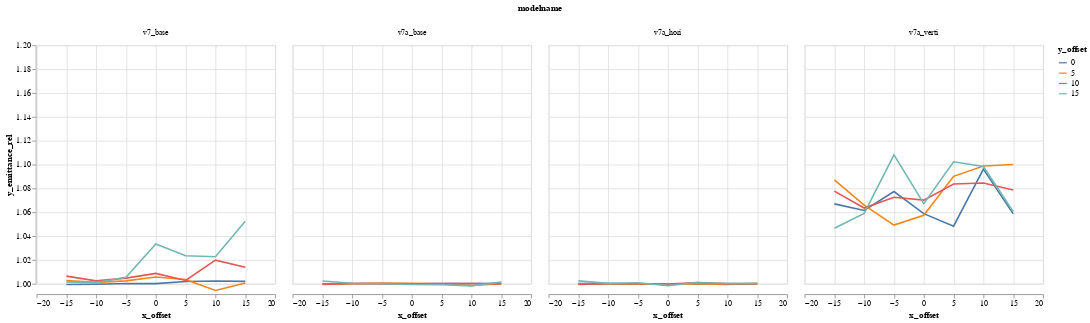

Source (notebook cell):
### Code cell
alt.Chart(DATA).mark_line().encode(
    column="modelname",
    color='y_offset:N',
    x='x_offset',
    #y='y_emittance_rel',
    y=alt.Y("y_emittance_rel", scale=alt.Scale(domain=(1,1.2), zero=False))
)

### Figure 1 — Vega-Lite specification as saved in the notebook (floating-point values rounded to 4 significant figures)
{"$schema": "https://vega.github.io/schema/vega-lite/v1.2.1.json", "data": {"values": [{"Unnamed: 0": 0, "losses": 0, "modelname": "v7a_base", "relbeta": 0.002308, "sourceID": 16777222, "sourceName": "x_-15_y_0", "x_emittance": 1.7, "x_emittance_rel": 1.049, "x_norm_emittance": 0.003924, "x_offset": -15, "y_emittance": 1.572, "y_emittance_rel": 1.0, "y_norm_emittance": 0.00363, "y_offset": 0}, {"Unnamed: 0": 1, "losses": 0, "modelname": "v7a_base", "relbeta": 0.002308, "sourceID": 16777229, "sourceName": "x_-15_y_5", "x_emittance": 1.665, "x_emittance_rel": 1.045, "x_norm_emittance": 0.003843, "x_offset": -15, "y_emittance": 1.593, "y_emittance_rel": 0.9997, "y_norm_emittance": 0.003678, "y_offset": 5}, {"Unnamed: 0": 2, "losses": 0, "modelname": "v7a_base", "relbeta": 0.002308, "sourceID": 16777236, "sourceName": "x_-15_y_10", "x_emittance": 1.687, "x_emittance_rel": 1.043, "x_norm_emittance": 0.003895, "x_offset": -15, "y_emittance": 1.596, "y_emittance_rel": 0.9994, "y_norm_emittance": 0.003684, "y_offset": 10}, {"Unnamed: 0": 3, "losses": 0, "modelname": "v7a_base", "relbeta": 0.002308, "sourceID": 16777243, "sourceName": "x_-15_y_15", "x_emittance": 1.763, "x_emittance_rel": 1.055, "x_norm_emittance": 0.004069, "x_offset": -15, "y_emittance": 1.666, "y_emittance_rel": 1.002, "y_norm_emittance": 0.003846, "y_offset": 15}, {"Unnamed: 0": 4, "losses": 0, "modelname": "v7a_base", "relbeta": 0.002308, "sourceID": 16777220, "sourceName": "x_-10_y_0", "x_emittance": 1.596, "x_emittance_rel": 1.003, "x_norm_emittance": 0.003685, "x_offset": -10, "y_emittance": 1.553, "y_emittance_rel": 1.0, "y_norm_emittance": 0.003585, "y_offset": 0}, {"Unnamed: 0": 5, "losses": 0, "modelname": "v7a_base", "relbeta": 0.002308, "sourceID": 16777227, "sourceName": "x_-10_y_5", "x_emittance": 1.609, "x_emittance_rel": 0.9975, "x_norm_emittance": 0.003714, "x_offset": -10, "y_emittance": 1.58, "y_emittance_rel": 1.0, "y_norm_emittance": 0.003648, "y_offset": 5}, {"Unnamed: 0": 6, "losses": 0, "modelname": "v7a_base", "relbeta": 0.002308, "sourceID": 16777234, "sourceName": "x_-10_y_10", "x_emittance": 1.488, "x_emittance_rel": 1.001, "x_norm_emittance": 0.003435, "x_offset": -10, "y_emittance": 1.666, "y_emittance_rel": 1.0, "y_norm_emittance": 0.003845, "y_offset": 10}, {"Unnamed: 0": 7, "losses": 0, "modelname": "v7a_base", "relbeta": 0.002308, "sourceID": 16777241, "sourceName": "x_-10_y_15", "x_emittance": 1.459, "x_emittance_rel": 1.006, "x_norm_emittance": 0.003369, "x_offset": -10, "y_emittance": 1.635, "y_emittance_rel": 1.0, "y_norm_emittance": 0.003774, "y_offset": 15}, {"Unnamed: 0": 8, "losses": 0, "modelname": "v7a_base", "relbeta": 0.002308, "sourceID": 16777218, "sourceName": "x_-5_y_0", "x_emittance": 1.678, "x_emittance_rel": 1.001, "x_norm_emittance": 0.003873, "x_offset": -5, "y_emittance": 1.718, "y_emittance_rel": 1.0, "y_norm_emittance": 0.003965, "y_offset": 0}, {"Unnamed: 0": 9, "losses": 0, "modelname": "v7a_base", "relbeta": 0.002308, "sourceID": 16777225, "sourceName": "x_-5_y_5", "x_emittance": 1.522, "x_emittance_rel": 0.9991, "x_norm_emittance": 0.003514, "x_offset": -5, "y_emittance": 1.626, "y_emittance_rel": 1.0, "y_norm_emittance": 0.003754, "y_offset": 5}, {"Unnamed: 0": 10, "losses": 0, "modelname": "v7a_base", "relbeta": 0.002308, "sourceID": 16777232, "sourceName": "x_-5_y_10", "x_emittance": 1.513, "x_emittance_rel": 1.001, "x_norm_emittance": 0.003492, "x_offset": -5, "y_emittance": 1.546, "y_emittance_rel": 1.0, "y_norm_emittance": 0.003569, "y_offset": 10}, {"Unnamed: 0": 11, "losses": 0, "modelname": "v7a_base", "relbeta": 0.002308, "sourceID": 16777239, "sourceName": "x_-5_y_15", "x_emittance": 1.694, "x_emittance_rel": 1.001, "x_norm_emittance": 0.003911, "x_offset": -5, "y_emittance": 1.505, "y_emittance_rel": 1.0, "y_norm_emittance": 0.003474, "y_offset": 15}, {"Unnamed: 0": 12, "losses": 0, "modelname": "v7a_base", "relbeta": 0.002308, "sourceID": 16777216, "sourceName": "x_0_y_0", "x_emittance": 1.542, "x_emittance_rel": 1.001, "x_norm_emittance": 0.00356, "x_offset": 0, "y_emittance": 1.537, "y_emittance_rel": 1.0, "y_norm_emittance": 0.003547, "y_offset": 0}, {"Unnamed: 0": 13, "losses": 0, "modelname": "v7a_base", "relbeta": 0.002308, "sourceID": 16777223, "sourceName": "x_0_y_5", "x_emittance": 1.54, "x_emittance_rel": 0.9997, "x_norm_emittance": 0.003555, "x_offset": 0, "y_emittance": 1.536, "y_emittance_rel": 1.0, "y_norm_emittance": 0.003545, "y_offset": 5}, {"Unnamed: 0": 14, "losses": 0, "modelname": "v7a_base", "relbeta": 0.002308, "sourceID": 16777230, "sourceName": "x_0_y_10", "x_emittance": 1.413, "x_emittance_rel": 1.007, "x_norm_emittance": 0.003262, "x_offset": 0, "y_emittance": 1.475, "y_emittance_rel": 1.0, "y_norm_emittance": 0.003406, "y_offset": 10}, {"Unnamed: 0": 15, "losses": 0, "modelname": "v7a_base", "relbeta": 0.002308, "sourceID": 16777237, "sourceName": "x_0_y_15", "x_emittance": 1.769, "x_emittance_rel": 1.001, "x_norm_emittance": 0.004084, "x_offset": 0, "y_emittance": 1.612, "y_emittance_rel": 0.9995, "y_norm_emittance": 0.00372, "y_offset": 15}, {"Unnamed: 0": 16, "losses": 0, "modelname": "v7a_base", "relbeta": 0.002308, "sourceID": 16777217, "sourceName": "x_5_y_0", "x_emittance": 1.557, "x_emittance_rel": 1.005, "x_norm_emittance": 0.003594, "x_offset": 5, "y_emittance": 1.675, "y_emittance_rel": 1.0, "y_norm_emittance": 0.003866, "y_offset": 0}, {"Unnamed: 0": 17, "losses": 0, "modelname": "v7a_base", "relbeta": 0.002308, "sourceID": 16777224, "sourceName": "x_5_y_5", "x_emittance": 1.61, "x_emittance_rel": 1.005, "x_norm_emittance": 0.003717, "x_offset": 5, "y_emittance": 1.474, "y_emittance_rel": 1.0, "y_norm_emittance": 0.003402, "y_offset": 5}, {"Unnamed: 0": 18, "losses": 0, "modelname": "v7a_base", "relbeta": 0.002308, "sourceID": 16777231, "sourceName": "x_5_y_10", "x_emittance": 1.495, "x_emittance_rel": 1.022, "x_norm_emittance": 0.003451, "x_offset": 5, "y_emittance": 1.594, "y_emittance_rel": 1.0, "y_norm_emittance": 0.00368, "y_offset": 10}, {"Unnamed: 0": 19, "losses": 0, "modelname": "v7a_base", "relbeta": 0.002308, "sourceID": 16777238, "sourceName": "x_5_y_15", "x_emittance": 1.619, "x_emittance_rel": 1.013, "x_norm_emittance": 0.003738, "x_offset": 5, "y_emittance": 1.573, "y_emittance_rel": 0.9993, "y_norm_emittance": 0.003631, "y_offset": 15}, {"Unnamed: 0": 20, "losses": 0, "modelname": "v7a_base", "relbeta": 0.002308, "sourceID": 16777219, "sourceName": "x_10_y_0", "x_emittance": 1.569, "x_emittance_rel": 1.033, "x_norm_emittance": 0.003621, "x_offset": 10, "y_emittance": 1.6, "y_emittance_rel": 1.0, "y_norm_emittance": 0.003693, "y_offset": 0}, {"Unnamed: 0": 21, "losses": 0, "modelname": "v7a_base", "relbeta": 0.002308, "sourceID": 16777226, "sourceName": "x_10_y_5", "x_emittance": 1.474, "x_emittance_rel": 1.018, "x_norm_emittance": 0.003402, "x_offset": 10, "y_emittance": 1.504, "y_emittance_rel": 0.9985, "y_norm_emittance": 0.003473, "y_offset": 5}, {"Unnamed: 0": 22, "losses": 0, "modelname": "v7a_base", "relbeta": 0.002308, "sourceID": 16777233, "sourceName": "x_10_y_10", "x_emittance": 1.799, "x_emittance_rel": 1.032, "x_norm_emittance": 0.004153, "x_offset": 10, "y_emittance": 1.613, "y_emittance_rel": 1.0, "y_norm_emittance": 0.003724, "y_offset": 10}, {"Unnamed: 0": 23, "losses": 0, "modelname": "v7a_base", "relbeta": 0.002308, "sourceID": 16777240, "sourceName": "x_10_y_15", "x_emittance": 1.613, "x_emittance_rel": 1.025, "x_norm_emittance": 0.003723, "x_offset": 10, "y_emittance": 1.509, "y_emittance_rel": 0.9983, "y_norm_emittance": 0.003483, "y_offset": 15}, {"Unnamed: 0": 24, "losses": 0, "modelname": "v7a_base", "relbeta": 0.002308, "sourceID": 16777221, "sourceName": "x_15_y_0", "x_emittance": 1.821, "x_emittance_rel": 1.215, "x_norm_emittance": 0.004204, "x_offset": 15, "y_emittance": 1.579, "y_emittance_rel": 1.0, "y_norm_emittance": 0.003645, "y_offset": 0}, {"Unnamed: 0": 25, "losses": 1, "modelname": "v7a_base", "relbeta": 0.002308, "sourceID": 16777228, "sourceName": "x_15_y_5", "x_emittance": 1.792, "x_emittance_rel": 1.14, "x_norm_emittance": 0.004138, "x_offset": 15, "y_emittance": 1.486, "y_emittance_rel": 1.0, "y_norm_emittance": 0.00343, "y_offset": 5}, {"Unnamed: 0": 26, "losses": 0, "modelname": "v7a_base", "relbeta": 0.002308, "sourceID": 16777235, "sourceName": "x_15_y_10", "x_emittance": 1.781, "x_emittance_rel": 1.098, "x_norm_emittance": 0.004112, "x_offset": 15, "y_emittance": 1.615, "y_emittance_rel": 0.9998, "y_norm_emittance": 0.003729, "y_offset": 10}, {"Unnamed: 0": 27, "losses": 0, "modelname": "v7a_base", "relbeta": 0.002308, "sourceID": 16777242, "sourceName": "x_15_y_15", "x_emittance": 1.641, "x_emittance_rel": 1.083, "x_norm_emittance": 0.003789, "x_offset": 15, "y_emittance": 1.59, "y_emittance_rel": 1.001, "y_norm_emittance": 0.00367, "y_offset": 15}, {"Unnamed: 0": 0, "losses": 0, "modelname": "v7a_hori", "relbeta": 0.002308, "sourceID": 16777222, "sourceName": "x_-15_y_0", "x_emittance": 1.691, "x_emittance_rel": 1.043, "x_norm_emittance": 0.003903, "x_offset": -15, "y_emittance": 1.572, "y_emittance_rel": 1.0, "y_norm_emittance": 0.00363, "y_offset": 0}, {"Unnamed: 0": 1, "losses": 0, "modelname": "v7a_hori", "relbeta": 0.002308, "sourceID": 16777229, "sourceName": "x_-15_y_5", "x_emittance": 1.655, "x_emittance_rel": 1.039, "x_norm_emittance": 0.00382, "x_offset": -15, "y_emittance": 1.593, "y_emittance_rel": 0.9998, "y_norm_emittance": 0.003678, "y_offset": 5}, {"Unnamed: 0": 2, "losses": 0, "modelname": "v7a_hori", "relbeta": 0.002308, "sourceID": 16777236, "sourceName": "x_-15_y_10", "x_emittance": 1.678, "x_emittance_rel": 1.038, "x_norm_emittance": 0.003873, "x_offset": -15, "y_emittance": 1.596, "y_emittance_rel": 0.9995, "y_norm_emittance": 0.003684, "y_offset": 10}, {"Unnamed: 0": 3, "losses": 0, "modelname": "v7a_hori", "relbeta": 0.002308, "sourceID": 16777243, "sourceName": "x_-15_y_15", "x_emittance": 1.752, "x_emittance_rel": 1.048, "x_norm_emittance": 0.004044, "x_offset": -15, "y_emittance": 1.666, "y_emittance_rel": 1.002, "y_norm_emittance": 0.003846, "y_offset": 15}, {"Unnamed: 0": 4, "losses": 0, "modelname": "v7a_hori", "relbeta": 0.002308, "sourceID": 16777220, "sourceName": "x_-10_y_0", "x_emittance": 1.596, "x_emittance_rel": 1.002, "x_norm_emittance": 0.003683, "x_offset": -10, "y_emittance": 1.553, "y_emittance_rel": 1.0, "y_norm_emittance": 0.003585, "y_offset": 0}, {"Unnamed: 0": 5, "losses": 0, "modelname": "v7a_hori", "relbeta": 0.002308, "sourceID": 16777227, "sourceName": "x_-10_y_5", "x_emittance": 1.609, "x_emittance_rel": 0.9974, "x_norm_emittance": 0.003714, "x_offset": -10, "y_emittance": 1.58, "y_emittance_rel": 1.0, "y_norm_emittance": 0.003647, "y_offset": 5}, {"Unnamed: 0": 6, "losses": 0, "modelname": "v7a_hori", "relbeta": 0.002308, "sourceID": 16777234, "sourceName": "x_-10_y_10", "x_emittance": 1.487, "x_emittance_rel": 1.0, "x_norm_emittance": 0.003433, "x_offset": -10, "y_emittance": 1.665, "y_emittance_rel": 1.0, "y_norm_emittance": 0.003844, "y_offset": 10}, {"Unnamed: 0": 7, "losses": 0, "modelname": "v7a_hori", "relbeta": 0.002308, "sourceID": 16777241, "sourceName": "x_-10_y_15", "x_emittance": 1.458, "x_emittance_rel": 1.006, "x_norm_emittance": 0.003367, "x_offset": -10, "y_emittance": 1.635, "y_emittance_rel": 1.0, "y_norm_emittance": 0.003774, "y_offset": 15}, {"Unnamed: 0": 8, "losses": 0, "modelname": "v7a_hori", "relbeta": 0.002308, "sourceID": 16777218, "sourceName": "x_-5_y_0", "x_emittance": 1.678, "x_emittance_rel": 1.001, "x_norm_emittance": 0.003873, "x_offset": -5, "y_emittance": 1.718, "y_emittance_rel": 1.0, "y_norm_emittance": 0.003965, "y_offset": 0}, {"Unnamed: 0": 9, "losses": 0, "modelname": "v7a_hori", "relbeta": 0.002308, "sourceID": 16777225, "sourceName": "x_-5_y_5", "x_emittance": 1.522, "x_emittance_rel": 0.9991, "x_norm_emittance": 0.003514, "x_offset": -5, "y_emittance": 1.626, "y_emittance_rel": 1.0, "y_norm_emittance": 0.003753, "y_offset": 5}, {"Unnamed: 0": 10, "losses": 0, "modelname": "v7a_hori", "relbeta": 0.002308, "sourceID": 16777232, "sourceName": "x_-5_y_10", "x_emittance": 1.512, "x_emittance_rel": 1.0, "x_norm_emittance": 0.00349, "x_offset": -5, "y_emittance": 1.545, "y_emittance_rel": 1.0, "y_norm_emittance": 0.003568, "y_offset": 10}, {"Unnamed: 0": 11, "losses": 0, "modelname": "v7a_hori", "relbeta": 0.002308, "sourceID": 16777239, "sourceName": "x_-5_y_15", "x_emittance": 1.693, "x_emittance_rel": 1.001, "x_norm_emittance": 0.003908, "x_offset": -5, "y_emittance": 1.506, "y_emittance_rel": 1.001, "y_norm_emittance": 0.003477, "y_offset": 15}, {"Unnamed: 0": 12, "losses": 0, "modelname": "v7a_hori", "relbeta": 0.002308, "sourceID": 16777216, "sourceName": "x_0_y_0", "x_emittance": 1.542, "x_emittance_rel": 1.001, "x_norm_emittance": 0.00356, "x_offset": 0, "y_emittance": 1.537, "y_emittance_rel": 1.0, "y_norm_emittance": 0.003547, "y_offset": 0}, {"Unnamed: 0": 13, "losses": 0, "modelname": "v7a_hori", "relbeta": 0.002308, "sourceID": 16777223, "sourceName": "x_0_y_5", "x_emittance": 1.54, "x_emittance_rel": 0.9999, "x_norm_emittance": 0.003556, "x_offset": 0, "y_emittance": 1.535, "y_emittance_rel": 1.0, "y_norm_emittance": 0.003543, "y_offset": 5}, {"Unnamed: 0": 14, "losses": 0, "modelname": "v7a_hori", "relbeta": 0.002308, "sourceID": 16777230, "sourceName": "x_0_y_10", "x_emittance": 1.414, "x_emittance_rel": 1.008, "x_norm_emittance": 0.003264, "x_offset": 0, "y_emittance": 1.475, "y_emittance_rel": 0.9999, "y_norm_emittance": 0.003405, "y_offset": 10}, {"Unnamed: 0": 15, "losses": 0, "modelname": "v7a_hori", "relbeta": 0.002308, "sourceID": 16777237, "sourceName": "x_0_y_15", "x_emittance": 1.768, "x_emittance_rel": 0.9997, "x_norm_emittance": 0.004081, "x_offset": 0, "y_emittance": 1.61, "y_emittance_rel": 0.9985, "y_norm_emittance": 0.003717, "y_offset": 15}, {"Unnamed: 0": 16, "losses": 0, "modelname": "v7a_hori", "relbeta": 0.002308, "sourceID": 16777217, "sourceName": "x_5_y_0", "x_emittance": 1.556, "x_emittance_rel": 1.004, "x_norm_emittance": 0.003593, "x_offset": 5, "y_emittance": 1.674, "y_emittance_rel": 1.0, "y_norm_emittance": 0.003865, "y_offset": 0}, {"Unnamed: 0": 17, "losses": 0, "modelname": "v7a_hori", "relbeta": 0.002308, "sourceID": 16777224, "sourceName": "x_5_y_5", "x_emittance": 1.609, "x_emittance_rel": 1.005, "x_norm_emittance": 0.003715, "x_offset": 5, "y_emittance": 1.474, "y_emittance_rel": 1.0, "y_norm_emittance": 0.003402, "y_offset": 5}, {"Unnamed: 0": 18, "losses": 0, "modelname": "v7a_hori", "relbeta": 0.002308, "sourceID": 16777231, "sourceName": "x_5_y_10", "x_emittance": 1.492, "x_emittance_rel": 1.02, "x_norm_emittance": 0.003445, "x_offset": 5, "y_emittance": 1.595, "y_emittance_rel": 1.001, "y_norm_emittance": 0.003683, "y_offset": 10}, {"Unnamed: 0": 19, "losses": 0, "modelname": "v7a_hori", "relbeta": 0.002308, "sourceID": 16777238, "sourceName": "x_5_y_15", "x_emittance": 1.619, "x_emittance_rel": 1.013, "x_norm_emittance": 0.003738, "x_offset": 5, "y_emittance": 1.576, "y_emittance_rel": 1.001, "y_norm_emittance": 0.003638, "y_offset": 15}, {"Unnamed: 0": 20, "losses": 0, "modelname": "v7a_hori", "relbeta": 0.002308, "sourceID": 16777219, "sourceName": "x_10_y_0", "x_emittance": 1.567, "x_emittance_rel": 1.031, "x_norm_emittance": 0.003616, "x_offset": 10, "y_emittance": 1.599, "y_emittance_rel": 1.0, "y_norm_emittance": 0.003692, "y_offset": 0}, {"Unnamed: 0": 21, "losses": 0, "modelname": "v7a_hori", "relbeta": 0.002308, "sourceID": 16777226, "sourceName": "x_10_y_5", "x_emittance": 1.472, "x_emittance_rel": 1.017, "x_norm_emittance": 0.003399, "x_offset": 10, "y_emittance": 1.506, "y_emittance_rel": 0.9994, "y_norm_emittance": 0.003476, "y_offset": 5}, {"Unnamed: 0": 22, "losses": 0, "modelname": "v7a_hori", "relbeta": 0.002308, "sourceID": 16777233, "sourceName": "x_10_y_10", "x_emittance": 1.793, "x_emittance_rel": 1.029, "x_norm_emittance": 0.004139, "x_offset": 10, "y_emittance": 1.613, "y_emittance_rel": 1.0, "y_norm_emittance": 0.003722, "y_offset": 10}, {"Unnamed: 0": 23, "losses": 0, "modelname": "v7a_hori", "relbeta": 0.002308, "sourceID": 16777240, "sourceName": "x_10_y_15", "x_emittance": 1.61, "x_emittance_rel": 1.024, "x_norm_emittance": 0.003717, "x_offset": 10, "y_emittance": 1.512, "y_emittance_rel": 1.0, "y_norm_emittance": 0.00349, "y_offset": 15}, {"Unnamed: 0": 24, "losses": 0, "modelname": "v7a_hori", "relbeta": 0.002308, "sourceID": 16777221, "sourceName": "x_15_y_0", "x_emittance": 1.822, "x_emittance_rel": 1.216, "x_norm_emittance": 0.004206, "x_offset": 15, "y_emittance": 1.579, "y_emittance_rel": 1.0, "y_norm_emittance": 0.003644, "y_offset": 0}, {"Unnamed: 0": 25, "losses": 1, "modelname": "v7a_hori", "relbeta": 0.002308, "sourceID": 16777228, "sourceName": "x_15_y_5", "x_emittance": 1.79, "x_emittance_rel": 1.139, "x_norm_emittance": 0.004133, "x_offset": 15, "y_emittance": 1.486, "y_emittance_rel": 1.001, "y_norm_emittance": 0.003431, "y_offset": 5}, {"Unnamed: 0": 26, "losses": 0, "modelname": "v7a_hori", "relbeta": 0.002308, "sourceID": 16777235, "sourceName": "x_15_y_10", "x_emittance": 1.778, "x_emittance_rel": 1.096, "x_norm_emittance": 0.004105, "x_offset": 15, "y_emittance": 1.615, "y_emittance_rel": 0.9997, "y_norm_emittance": 0.003729, "y_offset": 10}, {"Unnamed: 0": 27, "losses": 0, "modelname": "v7a_hori", "relbeta": 0.002308, "sourceID": 16777242, "sourceName": "x_15_y_15", "x_emittance": 1.635, "x_emittance_rel": 1.08, "x_norm_emittance": 0.003775, "x_offset": 15, "y_emittance": 1.588, "y_emittance_rel": 1.0, "y_norm_emittance": 0.003666, "y_offset": 15}, {"Unnamed: 0": 0, "losses": 0, "modelname": "v7a_verti", "relbeta": 0.002308, "sourceID": 16777222, "sourceName": "x_-15_y_0", "x_emittance": 1.766, "x_emittance_rel": 1.089, "x_norm_emittance": 0.004076, "x_offset": -15, "y_emittance": 1.678, "y_emittance_rel": 1.067, "y_norm_emittance": 0.003873, "y_offset": 0}, {"Unnamed: 0": 1, "losses": 0, "modelname": "v7a_verti", "relbeta": 0.002308, "sourceID": 16777229, "sourceName": "x_-15_y_5", "x_emittance": 1.752, "x_emittance_rel": 1.1, "x_norm_emittance": 0.004044, "x_offset": -15, "y_emittance": 1.733, "y_emittance_rel": 1.087, "y_norm_emittance": 0.004, "y_offset": 5}, {"Unnamed: 0": 2, "losses": 0, "modelname": "v7a_verti", "relbeta": 0.002308, "sourceID": 16777236, "sourceName": "x_-15_y_10", "x_emittance": 1.771, "x_emittance_rel": 1.095, "x_norm_emittance": 0.004087, "x_offset": -15, "y_emittance": 1.721, "y_emittance_rel": 1.078, "y_norm_emittance": 0.003972, "y_offset": 10}, {"Unnamed: 0": 3, "losses": 0, "modelname": "v7a_verti", "relbeta": 0.002308, "sourceID": 16777243, "sourceName": "x_-15_y_15", "x_emittance": 1.877, "x_emittance_rel": 1.123, "x_norm_emittance": 0.004334, "x_offset": -15, "y_emittance": 1.739, "y_emittance_rel": 1.047, "y_norm_emittance": 0.004015, "y_offset": 15}, {"Unnamed: 0": 4, "losses": 0, "modelname": "v7a_verti", "relbeta": 0.002308, "sourceID": 16777220, "sourceName": "x_-10_y_0", "x_emittance": 1.726, "x_emittance_rel": 1.084, "x_norm_emittance": 0.003985, "x_offset": -10, "y_emittance": 1.648, "y_emittance_rel": 1.061, "y_norm_emittance": 0.003805, "y_offset": 0}, {"Unnamed: 0": 5, "losses": 0, "modelname": "v7a_verti", "relbeta": 0.002308, "sourceID": 16777227, "sourceName": "x_-10_y_5", "x_emittance": 1.722, "x_emittance_rel": 1.068, "x_norm_emittance": 0.003976, "x_offset": -10, "y_emittance": 1.684, "y_emittance_rel": 1.066, "y_norm_emittance": 0.003888, "y_offset": 5}, {"Unnamed: 0": 6, "losses": 0, "modelname": "v7a_verti", "relbeta": 0.002308, "sourceID": 16777234, "sourceName": "x_-10_y_10", "x_emittance": 1.597, "x_emittance_rel": 1.074, "x_norm_emittance": 0.003687, "x_offset": -10, "y_emittance": 1.771, "y_emittance_rel": 1.064, "y_norm_emittance": 0.004088, "y_offset": 10}, {"Unnamed: 0": 7, "losses": 0, "modelname": "v7a_verti", "relbeta": 0.002308, "sourceID": 16777241, "sourceName": "x_-10_y_15", "x_emittance": 1.57, "x_emittance_rel": 1.083, "x_norm_emittance": 0.003624, "x_offset": -10, "y_emittance": 1.731, "y_emittance_rel": 1.059, "y_norm_emittance": 0.003995, "y_offset": 15}, {"Unnamed: 0": 8, "losses": 0, "modelname": "v7a_verti", "relbeta": 0.002308, "sourceID": 16777218, "sourceName": "x_-5_y_0", "x_emittance": 1.822, "x_emittance_rel": 1.087, "x_norm_emittance": 0.004207, "x_offset": -5, "y_emittance": 1.85, "y_emittance_rel": 1.077, "y_norm_emittance": 0.004272, "y_offset": 0}, {"Unnamed: 0": 9, "losses": 0, "modelname": "v7a_verti", "relbeta": 0.002308, "sourceID": 16777225, "sourceName": "x_-5_y_5", "x_emittance": 1.622, "x_emittance_rel": 1.065, "x_norm_emittance": 0.003744, "x_offset": -5, "y_emittance": 1.706, "y_emittance_rel": 1.049, "y_norm_emittance": 0.003938, "y_offset": 5}, {"Unnamed: 0": 10, "losses": 0, "modelname": "v7a_verti", "relbeta": 0.002308, "sourceID": 16777232, "sourceName": "x_-5_y_10", "x_emittance": 1.621, "x_emittance_rel": 1.073, "x_norm_emittance": 0.003743, "x_offset": -5, "y_emittance": 1.658, "y_emittance_rel": 1.073, "y_norm_emittance": 0.003826, "y_offset": 10}, {"Unnamed: 0": 11, "losses": 0, "modelname": "v7a_verti", "relbeta": 0.002308, "sourceID": 16777239, "sourceName": "x_-5_y_15", "x_emittance": 1.8, "x_emittance_rel": 1.064, "x_norm_emittance": 0.004155, "x_offset": -5, "y_emittance": 1.667, "y_emittance_rel": 1.108, "y_norm_emittance": 0.003849, "y_offset": 15}, {"Unnamed: 0": 12, "losses": 0, "modelname": "v7a_verti", "relbeta": 0.002308, "sourceID": 16777216, "sourceName": "x_0_y_0", "x_emittance": 1.681, "x_emittance_rel": 1.092, "x_norm_emittance": 0.003882, "x_offset": 0, "y_emittance": 1.627, "y_emittance_rel": 1.059, "y_norm_emittance": 0.003756, "y_offset": 0}, {"Unnamed: 0": 13, "losses": 0, "modelname": "v7a_verti", "relbeta": 0.002308, "sourceID": 16777223, "sourceName": "x_0_y_5", "x_emittance": 1.672, "x_emittance_rel": 1.086, "x_norm_emittance": 0.003861, "x_offset": 0, "y_emittance": 1.623, "y_emittance_rel": 1.057, "y_norm_emittance": 0.003747, "y_offset": 5}, {"Unnamed: 0": 14, "losses": 0, "modelname": "v7a_verti", "relbeta": 0.002308, "sourceID": 16777230, "sourceName": "x_0_y_10", "x_emittance": 1.548, "x_emittance_rel": 1.103, "x_norm_emittance": 0.003572, "x_offset": 0, "y_emittance": 1.579, "y_emittance_rel": 1.07, "y_norm_emittance": 0.003645, "y_offset": 10}, {"Unnamed: 0": 15, "losses": 0, "modelname": "v7a_verti", "relbeta": 0.002308, "sourceID": 16777237, "sourceName": "x_0_y_15", "x_emittance": 1.866, "x_emittance_rel": 1.055, "x_norm_emittance": 0.004308, "x_offset": 0, "y_emittance": 1.721, "y_emittance_rel": 1.067, "y_norm_emittance": 0.003973, "y_offset": 15}, {"Unnamed: 0": 16, "losses": 0, "modelname": "v7a_verti", "relbeta": 0.002308, "sourceID": 16777217, "sourceName": "x_5_y_0", "x_emittance": 1.676, "x_emittance_rel": 1.082, "x_norm_emittance": 0.00387, "x_offset": 5, "y_emittance": 1.755, "y_emittance_rel": 1.048, "y_norm_emittance": 0.004052, "y_offset": 0}, {"Unnamed: 0": 17, "losses": 0, "modelname": "v7a_verti", "relbeta": 0.002308, "sourceID": 16777224, "sourceName": "x_5_y_5", "x_emittance": 1.731, "x_emittance_rel": 1.081, "x_norm_emittance": 0.003997, "x_offset": 5, "y_emittance": 1.606, "y_emittance_rel": 1.09, "y_norm_emittance": 0.003708, "y_offset": 5}, {"Unnamed: 0": 18, "losses": 0, "modelname": "v7a_verti", "relbeta": 0.002308, "sourceID": 16777231, "sourceName": "x_5_y_10", "x_emittance": 1.569, "x_emittance_rel": 1.073, "x_norm_emittance": 0.003622, "x_offset": 5, "y_emittance": 1.727, "y_emittance_rel": 1.084, "y_norm_emittance": 0.003987, "y_offset": 10}, {"Unnamed: 0": 19, "losses": 0, "modelname": "v7a_verti", "relbeta": 0.002308, "sourceID": 16777238, "sourceName": "x_5_y_15", "x_emittance": 1.751, "x_emittance_rel": 1.095, "x_norm_emittance": 0.004042, "x_offset": 5, "y_emittance": 1.735, "y_emittance_rel": 1.102, "y_norm_emittance": 0.004006, "y_offset": 15}, {"Unnamed: 0": 20, "losses": 0, "modelname": "v7a_verti", "relbeta": 0.002308, "sourceID": 16777219, "sourceName": "x_10_y_0", "x_emittance": 1.663, "x_emittance_rel": 1.094, "x_norm_emittance": 0.003838, "x_offset": 10, "y_emittance": 1.753, "y_emittance_rel": 1.096, "y_norm_emittance": 0.004046, "y_offset": 0}, {"Unnamed: 0": 21, "losses": 0, "modelname": "v7a_verti", "relbeta": 0.002308, "sourceID": 16777226, "sourceName": "x_10_y_5", "x_emittance": 1.592, "x_emittance_rel": 1.099, "x_norm_emittance": 0.003674, "x_offset": 10, "y_emittance": 1.655, "y_emittance_rel": 1.099, "y_norm_emittance": 0.003821, "y_offset": 5}, {"Unnamed: 0": 22, "losses": 0, "modelname": "v7a_verti", "relbeta": 0.002308, "sourceID": 16777233, "sourceName": "x_10_y_10", "x_emittance": 1.843, "x_emittance_rel": 1.057, "x_norm_emittance": 0.004255, "x_offset": 10, "y_emittance": 1.749, "y_emittance_rel": 1.085, "y_norm_emittance": 0.004037, "y_offset": 10}, {"Unnamed: 0": 23, "losses": 0, "modelname": "v7a_verti", "relbeta": 0.002308, "sourceID": 16777240, "sourceName": "x_10_y_15", "x_emittance": 1.698, "x_emittance_rel": 1.079, "x_norm_emittance": 0.003919, "x_offset": 10, "y_emittance": 1.66, "y_emittance_rel": 1.098, "y_norm_emittance": 0.003832, "y_offset": 15}, {"Unnamed: 0": 24, "losses": 0, "modelname": "v7a_verti", "relbeta": 0.002308, "sourceID": 16777221, "sourceName": "x_15_y_0", "x_emittance": 1.881, "x_emittance_rel": 1.255, "x_norm_emittance": 0.004342, "x_offset": 15, "y_emittance": 1.671, "y_emittance_rel": 1.059, "y_norm_emittance": 0.003857, "y_offset": 0}, {"Unnamed: 0": 25, "losses": 1, "modelname": "v7a_verti", "relbeta": 0.002308, "sourceID": 16777228, "sourceName": "x_15_y_5", "x_emittance": 1.892, "x_emittance_rel": 1.204, "x_norm_emittance": 0.004368, "x_offset": 15, "y_emittance": 1.634, "y_emittance_rel": 1.1, "y_norm_emittance": 0.003773, "y_offset": 5}, {"Unnamed: 0": 26, "losses": 0, "modelname": "v7a_verti", "relbeta": 0.002308, "sourceID": 16777235, "sourceName": "x_15_y_10", "x_emittance": 1.921, "x_emittance_rel": 1.184, "x_norm_emittance": 0.004434, "x_offset": 15, "y_emittance": 1.743, "y_emittance_rel": 1.079, "y_norm_emittance": 0.004023, "y_offset": 10}, {"Unnamed: 0": 27, "losses": 0, "modelname": "v7a_verti", "relbeta": 0.002308, "sourceID": 16777242, "sourceName": "x_15_y_15", "x_emittance": 1.725, "x_emittance_rel": 1.138, "x_norm_emittance": 0.003981, "x_offset": 15, "y_emittance": 1.684, "y_emittance_rel": 1.061, "y_norm_emittance": 0.003887, "y_offset": 15}, {"Unnamed: 0": 0, "losses": 0, "modelname": "v7_base", "relbeta": 0.002308, "sourceID": 16777222, "sourceName": "x_-15_y_0", "x_emittance": 1.656, "x_emittance_rel": 1.021, "x_norm_emittance": 0.003823, "x_offset": -15, "y_emittance": 1.571, "y_emittance_rel": 0.9994, "y_norm_emittance": 0.003627, "y_offset": 0}, {"Unnamed: 0": 1, "losses": 0, "modelname": "v7_base", "relbeta": 0.002308, "sourceID": 16777229, "sourceName": "x_-15_y_5", "x_emittance": 1.624, "x_emittance_rel": 1.019, "x_norm_emittance": 0.003748, "x_offset": -15, "y_emittance": 1.598, "y_emittance_rel": 1.003, "y_norm_emittance": 0.003689, "y_offset": 5}, {"Unnamed: 0": 2, "losses": 0, "modelname": "v7_base", "relbeta": 0.002308, "sourceID": 16777236, "sourceName": "x_-15_y_10", "x_emittance": 1.651, "x_emittance_rel": 1.021, "x_norm_emittance": 0.003811, "x_offset": -15, "y_emittance": 1.607, "y_emittance_rel": 1.006, "y_norm_emittance": 0.00371, "y_offset": 10}, {"Unnamed: 0": 3, "losses": 0, "modelname": "v7_base", "relbeta": 0.002308, "sourceID": 16777243, "sourceName": "x_-15_y_15", "x_emittance": 1.737, "x_emittance_rel": 1.04, "x_norm_emittance": 0.00401, "x_offset": -15, "y_emittance": 1.665, "y_emittance_rel": 1.002, "y_norm_emittance": 0.003842, "y_offset": 15}, {"Unnamed: 0": 4, "losses": 0, "modelname": "v7_base", "relbeta": 0.002308, "sourceID": 16777220, "sourceName": "x_-10_y_0", "x_emittance": 1.594, "x_emittance_rel": 1.001, "x_norm_emittance": 0.003681, "x_offset": -10, "y_emittance": 1.552, "y_emittance_rel": 0.9996, "y_norm_emittance": 0.003583, "y_offset": 0}, {"Unnamed: 0": 5, "losses": 0, "modelname": "v7_base", "relbeta": 0.002308, "sourceID": 16777227, "sourceName": "x_-10_y_5", "x_emittance": 1.609, "x_emittance_rel": 0.9974, "x_norm_emittance": 0.003714, "x_offset": -10, "y_emittance": 1.582, "y_emittance_rel": 1.001, "y_norm_emittance": 0.003652, "y_offset": 5}, {"Unnamed: 0": 6, "losses": 0, "modelname": "v7_base", "relbeta": 0.002308, "sourceID": 16777234, "sourceName": "x_-10_y_10", "x_emittance": 1.488, "x_emittance_rel": 1.001, "x_norm_emittance": 0.003435, "x_offset": -10, "y_emittance": 1.669, "y_emittance_rel": 1.002, "y_norm_emittance": 0.003854, "y_offset": 10}, {"Unnamed: 0": 7, "losses": 0, "modelname": "v7_base", "relbeta": 0.002308, "sourceID": 16777241, "sourceName": "x_-10_y_15", "x_emittance": 1.454, "x_emittance_rel": 1.003, "x_norm_emittance": 0.003356, "x_offset": -10, "y_emittance": 1.636, "y_emittance_rel": 1.001, "y_norm_emittance": 0.003776, "y_offset": 15}, {"Unnamed: 0": 8, "losses": 0, "modelname": "v7_base", "relbeta": 0.002308, "sourceID": 16777218, "sourceName": "x_-5_y_0", "x_emittance": 1.679, "x_emittance_rel": 1.001, "x_norm_emittance": 0.003875, "x_offset": -5, "y_emittance": 1.718, "y_emittance_rel": 1.0, "y_norm_emittance": 0.003966, "y_offset": 0}, {"Unnamed: 0": 9, "losses": 0, "modelname": "v7_base", "relbeta": 0.002308, "sourceID": 16777225, "sourceName": "x_-5_y_5", "x_emittance": 1.525, "x_emittance_rel": 1.001, "x_norm_emittance": 0.003521, "x_offset": -5, "y_emittance": 1.63, "y_emittance_rel": 1.002, "y_norm_emittance": 0.003762, "y_offset": 5}, {"Unnamed: 0": 10, "losses": 0, "modelname": "v7_base", "relbeta": 0.002308, "sourceID": 16777232, "sourceName": "x_-5_y_10", "x_emittance": 1.517, "x_emittance_rel": 1.004, "x_norm_emittance": 0.003503, "x_offset": -5, "y_emittance": 1.553, "y_emittance_rel": 1.005, "y_norm_emittance": 0.003584, "y_offset": 10}, {"Unnamed: 0": 11, "losses": 0, "modelname": "v7_base", "relbeta": 0.002308, "sourceID": 16777239, "sourceName": "x_-5_y_15", "x_emittance": 1.711, "x_emittance_rel": 1.011, "x_norm_emittance": 0.003949, "x_offset": -5, "y_emittance": 1.513, "y_emittance_rel": 1.006, "y_norm_emittance": 0.003493, "y_offset": 15}, {"Unnamed: 0": 12, "losses": 0, "modelname": "v7_base", "relbeta": 0.002308, "sourceID": 16777216, "sourceName": "x_0_y_0", "x_emittance": 1.542, "x_emittance_rel": 1.001, "x_norm_emittance": 0.00356, "x_offset": 0, "y_emittance": 1.537, "y_emittance_rel": 1.0, "y_norm_emittance": 0.003548, "y_offset": 0}, {"Unnamed: 0": 13, "losses": 0, "modelname": "v7_base", "relbeta": 0.002308, "sourceID": 16777223, "sourceName": "x_0_y_5", "x_emittance": 1.539, "x_emittance_rel": 0.9989, "x_norm_emittance": 0.003552, "x_offset": 0, "y_emittance": 1.544, "y_emittance_rel": 1.006, "y_norm_emittance": 0.003564, "y_offset": 5}, {"Unnamed: 0": 14, "losses": 0, "modelname": "v7_base", "relbeta": 0.002308, "sourceID": 16777230, "sourceName": "x_0_y_10", "x_emittance": 1.421, "x_emittance_rel": 1.013, "x_norm_emittance": 0.00328, "x_offset": 0, "y_emittance": 1.488, "y_emittance_rel": 1.009, "y_norm_emittance": 0.003435, "y_offset": 10}, {"Unnamed: 0": 15, "losses": 0, "modelname": "v7_base", "relbeta": 0.002308, "sourceID": 16777237, "sourceName": "x_0_y_15", "x_emittance": 1.825, "x_emittance_rel": 1.032, "x_norm_emittance": 0.004213, "x_offset": 0, "y_emittance": 1.666, "y_emittance_rel": 1.033, "y_norm_emittance": 0.003846, "y_offset": 15}, {"Unnamed: 0": 16, "losses": 0, "modelname": "v7_base", "relbeta": 0.002308, "sourceID": 16777217, "sourceName": "x_5_y_0", "x_emittance": 1.559, "x_emittance_rel": 1.006, "x_norm_emittance": 0.003598, "x_offset": 5, "y_emittance": 1.677, "y_emittance_rel": 1.002, "y_norm_emittance": 0.003872, "y_offset": 0}, {"Unnamed: 0": 17, "losses": 0, "modelname": "v7_base", "relbeta": 0.002308, "sourceID": 16777224, "sourceName": "x_5_y_5", "x_emittance": 1.616, "x_emittance_rel": 1.009, "x_norm_emittance": 0.003731, "x_offset": 5, "y_emittance": 1.479, "y_emittance_rel": 1.004, "y_norm_emittance": 0.003414, "y_offset": 5}, {"Unnamed: 0": 18, "losses": 0, "modelname": "v7_base", "relbeta": 0.002308, "sourceID": 16777231, "sourceName": "x_5_y_10", "x_emittance": 1.529, "x_emittance_rel": 1.045, "x_norm_emittance": 0.003529, "x_offset": 5, "y_emittance": 1.598, "y_emittance_rel": 1.003, "y_norm_emittance": 0.00369, "y_offset": 10}, {"Unnamed: 0": 19, "losses": 0, "modelname": "v7_base", "relbeta": 0.002308, "sourceID": 16777238, "sourceName": "x_5_y_15", "x_emittance": 1.68, "x_emittance_rel": 1.051, "x_norm_emittance": 0.003879, "x_offset": 5, "y_emittance": 1.611, "y_emittance_rel": 1.024, "y_norm_emittance": 0.003719, "y_offset": 15}, {"Unnamed: 0": 20, "losses": 0, "modelname": "v7_base", "relbeta": 0.002308, "sourceID": 16777219, "sourceName": "x_10_y_0", "x_emittance": 1.562, "x_emittance_rel": 1.028, "x_norm_emittance": 0.003607, "x_offset": 10, "y_emittance": 1.603, "y_emittance_rel": 1.002, "y_norm_emittance": 0.0037, "y_offset": 0}, {"Unnamed: 0": 21, "losses": 0, "modelname": "v7_base", "relbeta": 0.002308, "sourceID": 16777226, "sourceName": "x_10_y_5", "x_emittance": 1.475, "x_emittance_rel": 1.019, "x_norm_emittance": 0.003404, "x_offset": 10, "y_emittance": 1.498, "y_emittance_rel": 0.9944, "y_norm_emittance": 0.003458, "y_offset": 5}, {"Unnamed: 0": 22, "losses": 0, "modelname": "v7_base", "relbeta": 0.002308, "sourceID": 16777233, "sourceName": "x_10_y_10", "x_emittance": 1.858, "x_emittance_rel": 1.066, "x_norm_emittance": 0.004288, "x_offset": 10, "y_emittance": 1.645, "y_emittance_rel": 1.02, "y_norm_emittance": 0.003796, "y_offset": 10}, {"Unnamed: 0": 23, "losses": 0, "modelname": "v7_base", "relbeta": 0.002308, "sourceID": 16777240, "sourceName": "x_10_y_15", "x_emittance": 1.689, "x_emittance_rel": 1.074, "x_norm_emittance": 0.003899, "x_offset": 10, "y_emittance": 1.546, "y_emittance_rel": 1.023, "y_norm_emittance": 0.003568, "y_offset": 15}, {"Unnamed: 0": 24, "losses": 0, "modelname": "v7_base", "relbeta": 0.002308, "sourceID": 16777221, "sourceName": "x_15_y_0", "x_emittance": 1.726, "x_emittance_rel": 1.152, "x_norm_emittance": 0.003985, "x_offset": 15, "y_emittance": 1.581, "y_emittance_rel": 1.002, "y_norm_emittance": 0.003651, "y_offset": 0}, {"Unnamed: 0": 25, "losses": 1, "modelname": "v7_base", "relbeta": 0.002308, "sourceID": 16777228, "sourceName": "x_15_y_5", "x_emittance": 1.722, "x_emittance_rel": 1.096, "x_norm_emittance": 0.003976, "x_offset": 15, "y_emittance": 1.487, "y_emittance_rel": 1.001, "y_norm_emittance": 0.003432, "y_offset": 5}, {"Unnamed: 0": 26, "losses": 0, "modelname": "v7_base", "relbeta": 0.002308, "sourceID": 16777235, "sourceName": "x_15_y_10", "x_emittance": 1.751, "x_emittance_rel": 1.079, "x_norm_emittance": 0.004042, "x_offset": 15, "y_emittance": 1.638, "y_emittance_rel": 1.014, "y_norm_emittance": 0.003781, "y_offset": 10}, {"Unnamed: 0": 27, "losses": 0, "modelname": "v7_base", "relbeta": 0.002308, "sourceID": 16777242, "sourceName": "x_15_y_15", "x_emittance": 1.686, "x_emittance_rel": 1.113, "x_norm_emittance": 0.003893, "x_offset": 15, "y_emittance": 1.671, "y_emittance_rel": 1.052, "y_norm_emittance": 0.003857, "y_offset": 15}]}, "encoding": {"color": {"field": "y_offset", "type": "nominal"}, "column": {"field": "modelname", "type": "nominal"}, "x": {"field": "x_offset", "type": "quantitative"}, "y": {"field": "y_emittance_rel", "scale": {"domain": [1, 1.2], "zero": false}, "type": "quantitative"}}, "mark": "line"}
